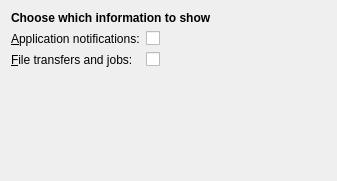
<?xml version="1.0" encoding="UTF-8"?>
<ui version="4.0">
 <class>feedsConfig</class>
 <widget class="QWidget" name="feedsConfig">
  <property name="geometry">
   <rect>
    <x>0</x>
    <y>0</y>
    <width>337</width>
    <height>181</height>
   </rect>
  </property>
  <layout class="QFormLayout" name="formLayout">
   <item row="1" column="0">
    <widget class="QLabel" name="label_2">
     <property name="text">
      <string>&amp;Application notifications:</string>
     </property>
     <property name="buddy">
      <cstring>kcfg_ShowNotifications</cstring>
     </property>
    </widget>
   </item>
   <item row="1" column="1">
    <widget class="QCheckBox" name="kcfg_ShowNotifications">
     <property name="text">
      <string/>
     </property>
    </widget>
   </item>
   <item row="2" column="0">
    <widget class="QLabel" name="label_3">
     <property name="text">
      <string>&amp;File transfers and jobs:</string>
     </property>
     <property name="buddy">
      <cstring>kcfg_ShowJobs</cstring>
     </property>
    </widget>
   </item>
   <item row="2" column="1">
    <widget class="QCheckBox" name="kcfg_ShowJobs">
     <property name="text">
      <string/>
     </property>
    </widget>
   </item>
   <item row="0" column="0" colspan="2">
    <widget class="QLabel" name="label">
     <property name="font">
      <font>
       <weight>75</weight>
       <bold>true</bold>
      </font>
     </property>
     <property name="text">
      <string>Choose which information to show</string>
     </property>
    </widget>
   </item>
  </layout>
 </widget>
 <tabstops>
  <tabstop>kcfg_ShowNotifications</tabstop>
  <tabstop>kcfg_ShowJobs</tabstop>
 </tabstops>
 <connections/>
</ui>
